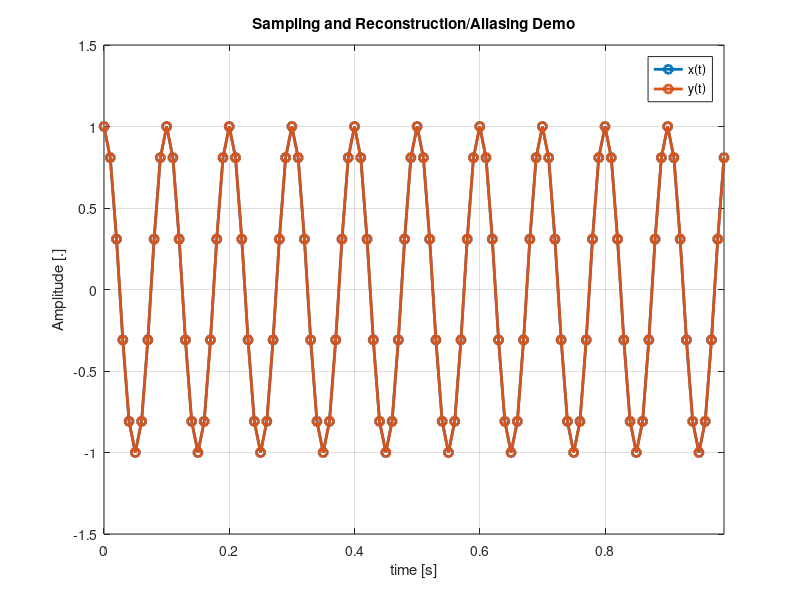

This figure's MATLAB source:
% Sampling and Reconstruction
% This script demonstrates the sampling and reconstruction of sinusoidal signals.

clear; clc; close all;

nData = 100;
samplingFreq = 100; % Hz
samplingTime = 1/samplingFreq; % s
samplingIndices = 0:nData-1;
time = samplingIndices * samplingTime;
freqA = 10; % Hz
freqB = 90; % Hz (samplingFreq-freqA)

% Anonymous function for sinusoid
sinusoid = @(n, f) cos(2*pi*f*n);

% Plot the results
figure('Name', 'Sampling and Aliasing', 'NumberTitle', 'off');
plot(time, sinusoid(samplingIndices, freqA/samplingFreq), 'LineWidth', 2, 'Marker', 'o', 'DisplayName', 'x(t)');
hold on;
plot(time, sinusoid(samplingIndices, freqB/samplingFreq), 'LineWidth', 2, 'Marker', 'o', 'DisplayName', 'y(t)');
legend('show');
xlim([time(1), time(end)]);
ylim([-1.5, 1.5]);
grid on;
title('Sampling and Reconstruction/Aliasing Demo');
xlabel('time [s]');
ylabel('Amplitude [.]');
